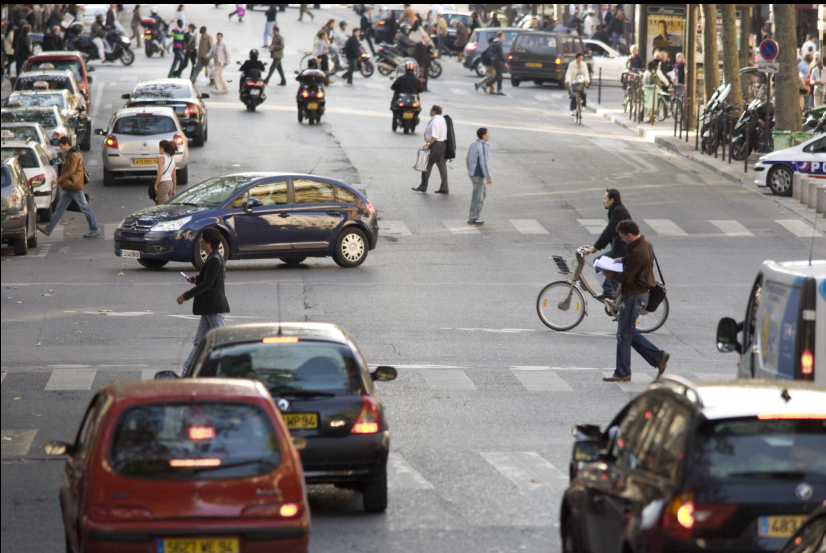
#> input picture Day14/Sample input images/f1.png, 826 x 553 px, found by its file name
$ python 'OpenCV Practic .py'
#> lines starting #> are read from the running program, lines starting #| are printed output that depends on the picture


import cv2 as cv
import numpy as np
import datetime
import os
image=cv.imread("Day14/Sample input images/f1.png")
#> image is the input picture: shape (553, 826, 3); mean B, G, R 120.5, 122.3, 127.1
'''if image is None:
    print("image is not found")
    exit()
cv.imshow("image show ", image)
print("Shape :", image.shape)
print("Size  :", image.size)
print("Data Type :", image.dtype)
print("Type :", type(image))'''
'''
cv.rectangle(image,(20,20),(250,250),(255,0,0),-1)
cv.imshow("line ", image)
cv.waitKey(0)
cv.destroyAllWindows()'''
'''
cv.circle(image,(300,300),100,(255,0,0),-1)
cv.imshow("line ", image)
cv.waitKey(0)
cv.destroyAllWindows()'''
'''
cv.putText(image,"how are you",(300,300),cv.FONT_HERSHEY_DUPLEX,2,(255,0,0),3)
cv.imshow("line ", image)
cv.waitKey(0)
cv.destroyAllWindows()'''
'''
rotate=cv.rotate(image,cv.ROTATE_90_CLOCKWISE)
cv.imshow("line ", rotate)
cv.waitKey(0)
cv.destroyAllWindows()'''

'''
flip=cv.flip(image,-1)
cv.imshow("line ", flip)
cv.waitKey(0)
cv.destroyAllWindows()'''

'''
crop=image[100:300,300:500]
cv.imshow("line ", crop)
cv.waitKey(0)
cv.destroyAllWindows()'''


'''
Coding Practice

Implement the following programs:

Read an image and display its dimensions, number of channels, and file size.
Convert a color image to grayscale.
Resize an image to different resolutions.
Crop different regions of an image.
Rotate the image by 90°, 180°, and 270°.
Flip the image horizontally and vertically.
Draw:


Rectangle
Circle
Line
Polygon
Add custom text (your name and today's date) on the image.
Save all processed images into an output folder.'''


#practice problems

image=cv.imread("Day14/Sample input images/f1.png")
height, width, channels = image.shape
#> height = 553; width = 826; channels = 3
file_size=os.path.getsize("Day14/Sample input images/f1.png")
print("Width :", width)
#| Width : 826
print("Height:", height)
#| Height: 553
print("Channels:", channels)
#| Channels: 3
print("file Size:", file_size)
gray = cv.cvtColor(image, cv.COLOR_BGR2GRAY)

'''
cv.imshow("Original", image)
cv.imshow("Gray", gray)      # convert RGB & BGR  to gray scale
'''
re_size=cv.resize(image,(300,300))  #resize image
#cv.imshow("resize",re_size)
crop=image[250:500,400:600]
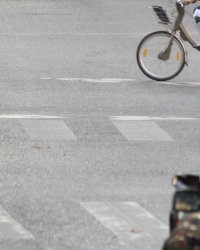
#> crop: shape (250, 200, 3); mean B, G, R 167.5, 167.6, 168.4
#cv.imshow("resize",crop)    #crop images
rotate90 = cv.rotate(image, cv.ROTATE_90_CLOCKWISE)   # rotate images
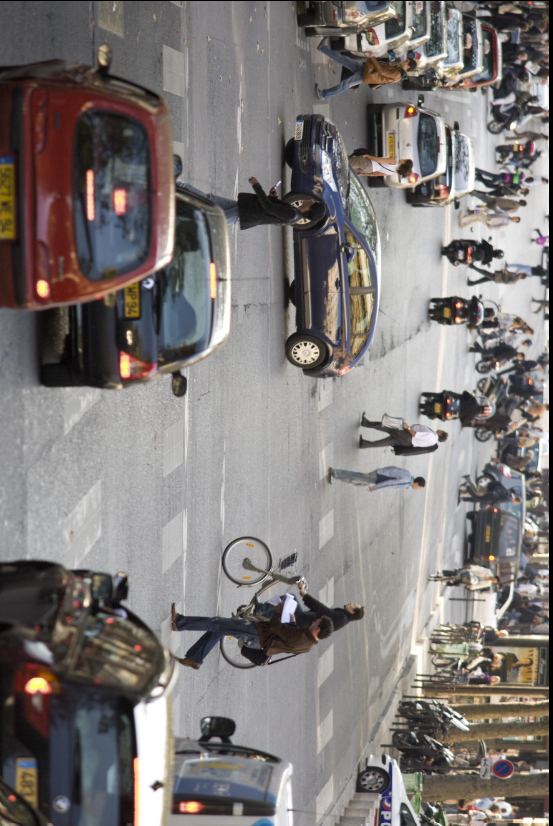
#> rotate90: shape (826, 553, 3); mean B, G, R 120.5, 122.3, 127.1
rotate180 = cv.rotate(image, cv.ROTATE_180)
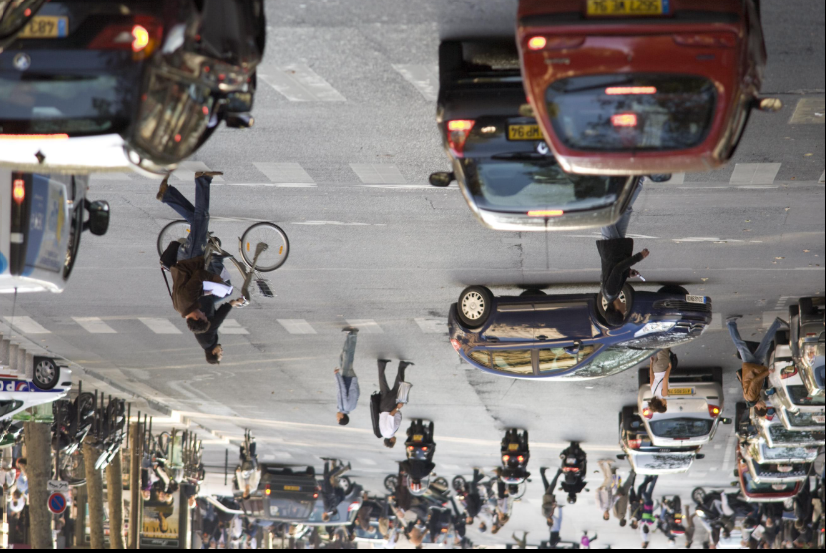
#> rotate180: shape (553, 826, 3); mean B, G, R 120.5, 122.3, 127.1
rotate270 = cv.rotate(image, cv.ROTATE_90_COUNTERCLOCKWISE)
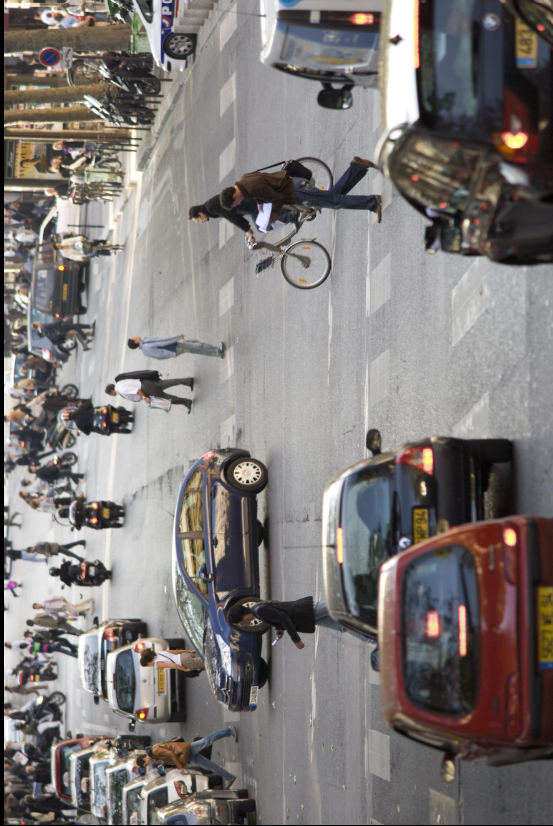
#> rotate270: shape (826, 553, 3); mean B, G, R 120.5, 122.3, 127.1
'''
cv.imshow("Original", image)
cv.imshow("90 Degree", rotate90)
cv.imshow("180 Degree", rotate180)
cv.imshow("270 Degree", rotate270)'''

horizontal = cv.flip(image, 1)  # flip image
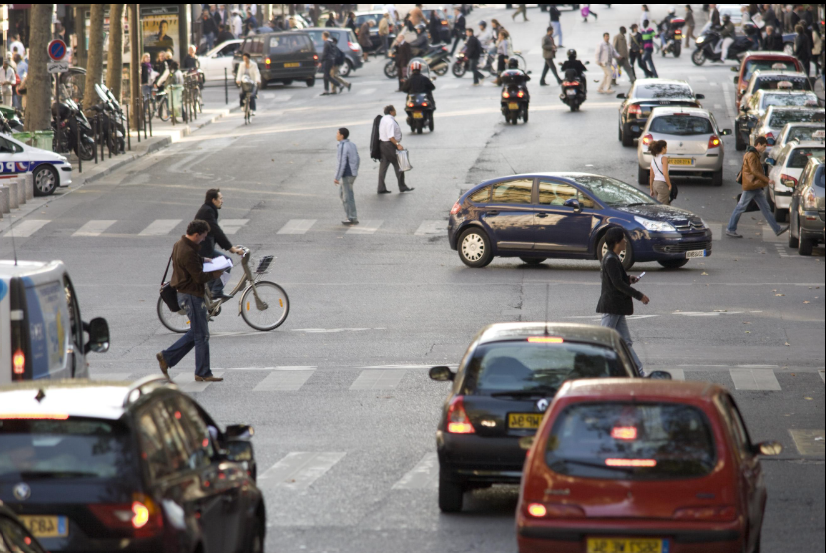
#> horizontal: shape (553, 826, 3); mean B, G, R 120.5, 122.3, 127.1
vertical = cv.flip(image, 0)
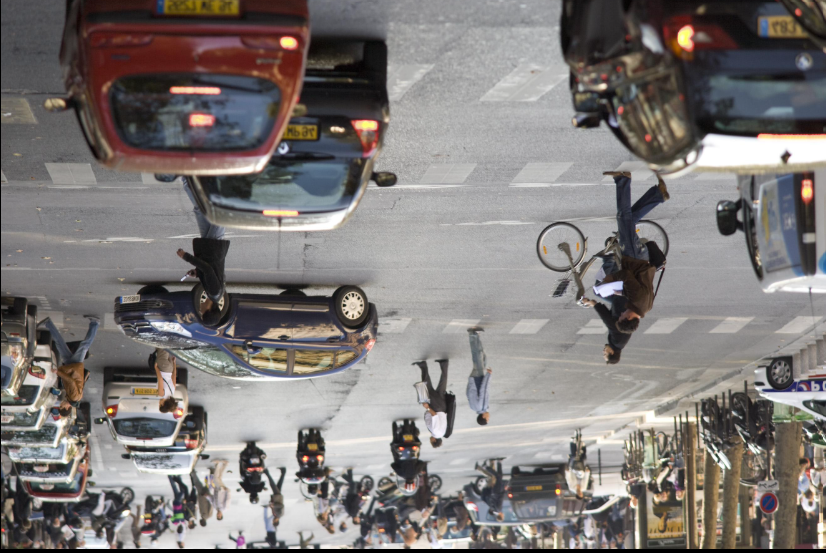
#> vertical: shape (553, 826, 3); mean B, G, R 120.5, 122.3, 127.1
both = cv.flip(image, -1)
'''
cv.imshow("Original", image)
cv.imshow("Horizontal Flip", horizontal)
cv.imshow("Vertical Flip", vertical)
'''
cv.rectangle(
    image,
    (50, 50),
    (250, 200),
    (255, 0, 0),
    3
)
cv.circle(
    image,
    (450, 125),
    70,
    (0, 255, 0),
    3
)
#cv.imshow("Rectangle", image)

# Draw Polygon
points = np.array([
    [500, 400],
    [650, 350],
    [750, 450],
    [700, 550],
    [550, 550]
], np.int32)

points = points.reshape((-1, 1, 2))

cv.polylines(
    image,
    [points],
    True,
    (255, 0, 255),
    3
)

cv.putText(    #add name
    image,
    "Name: Asad",
    (50, 560),
    cv.FONT_HERSHEY_SIMPLEX,
    0.8,
    (0, 0, 0),
    2
)


# Add Today Date
today = datetime.datetime.now().strftime("%d-%m-%Y")  #shw current date and time

cv.putText(   #show time on image
    image,
    f"Date: {today}",
    (230, 350),
    cv.FONT_HERSHEY_SIMPLEX,
    0.8,
    (255, 0, 0),
    2
)
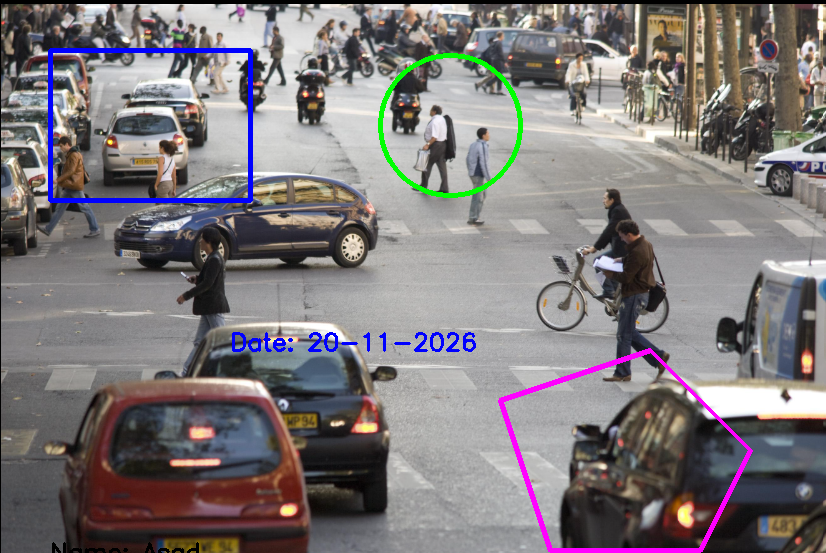
#> image: shape (553, 826, 3); mean B, G, R 122.2, 120.3, 125.9
cv.imshow("image", image)
cv.imwrite("Day14/output_images/practice_output1.png",image)
cv.waitKey(0)
cv.destroyAllWindows()

$ run again, with Day14/Sample input images/f2.png copied over Day14/Sample input images/f1.png
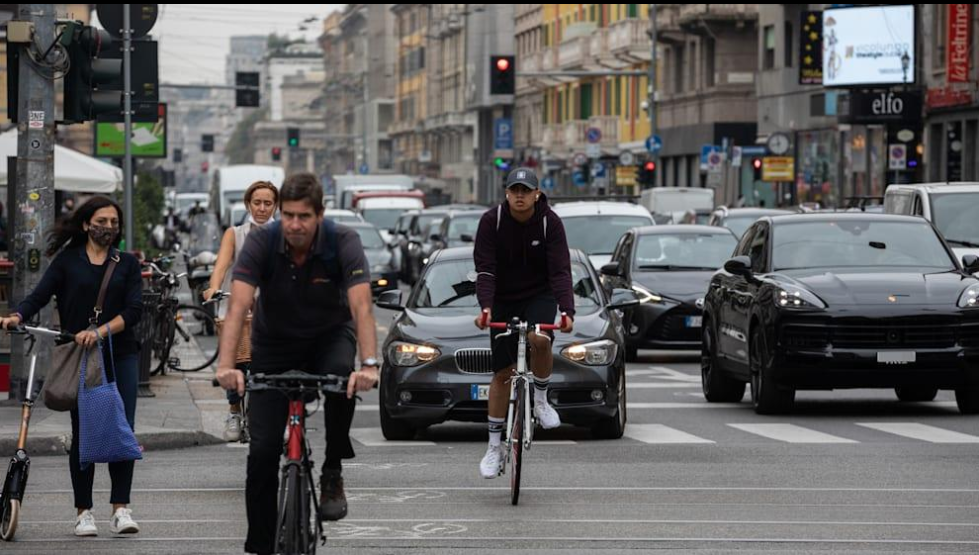
#> input picture Day14/Sample input images/f2.png, 979 x 555 px, found by its file name
#> image is the input picture: shape (555, 979, 3); mean B, G, R 94.6, 94.4, 96
#| Width : 979
#| Height: 555
#| Channels: 3
#> `vertical = cv.flip(image, 0)`:
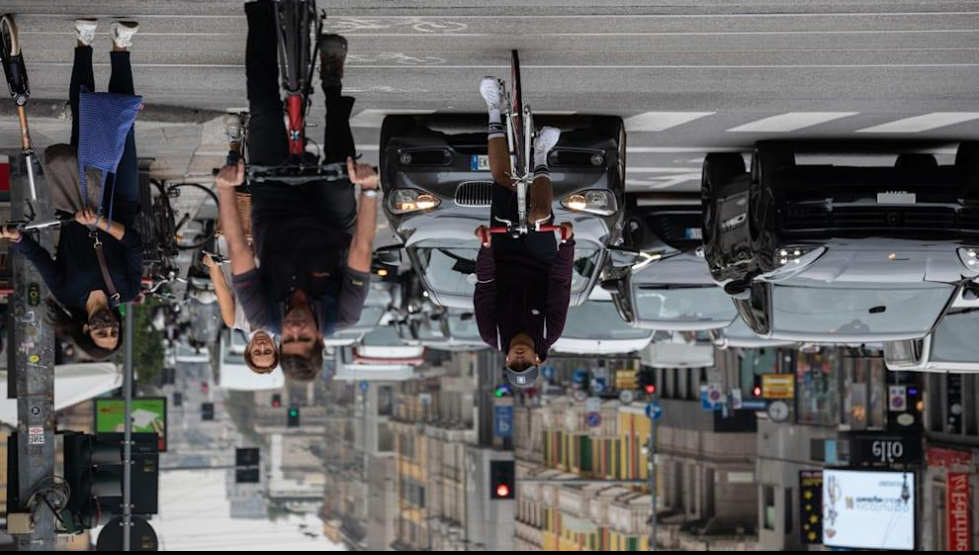
#> vertical: shape (555, 979, 3); mean B, G, R 94.6, 94.4, 96
#> `cv.putText(   #show time on image image, f"Date: {today}", (230, 350),..`:
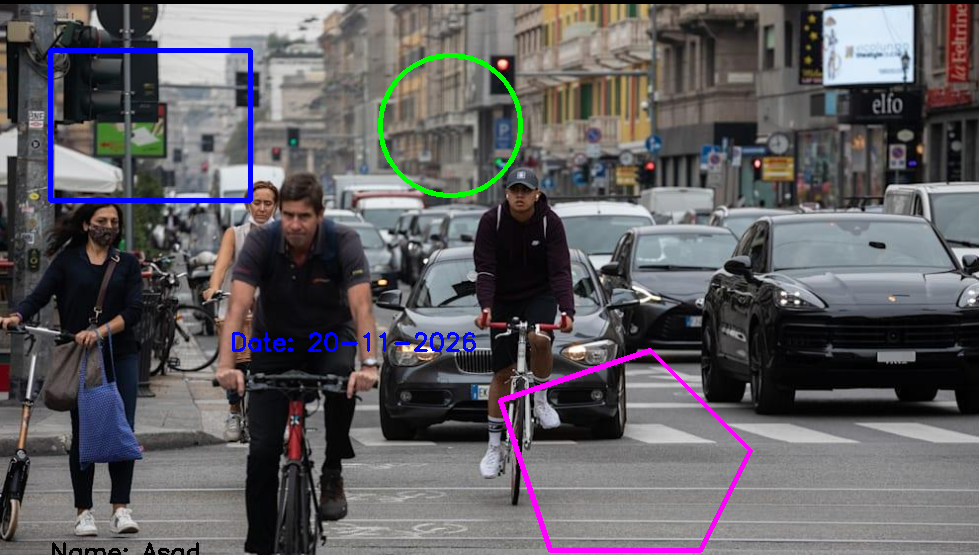
#> image: shape (555, 979, 3); mean B, G, R 96.5, 93.4, 95.6

$ run again, with Day14/Sample input images/f3.png copied over Day14/Sample input images/f1.png
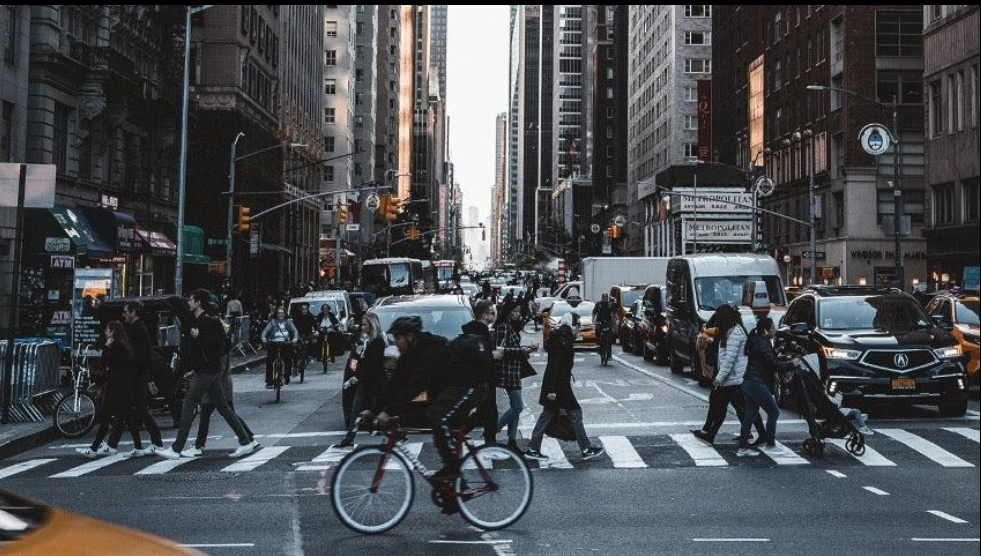
#> input picture Day14/Sample input images/f3.png, 981 x 556 px, found by its file name
#> image is the input picture: shape (556, 981, 3); mean B, G, R 80.7, 77.3, 74.5
#| Width : 981
#| Height: 556
#| Channels: 3
#> `vertical = cv.flip(image, 0)`:
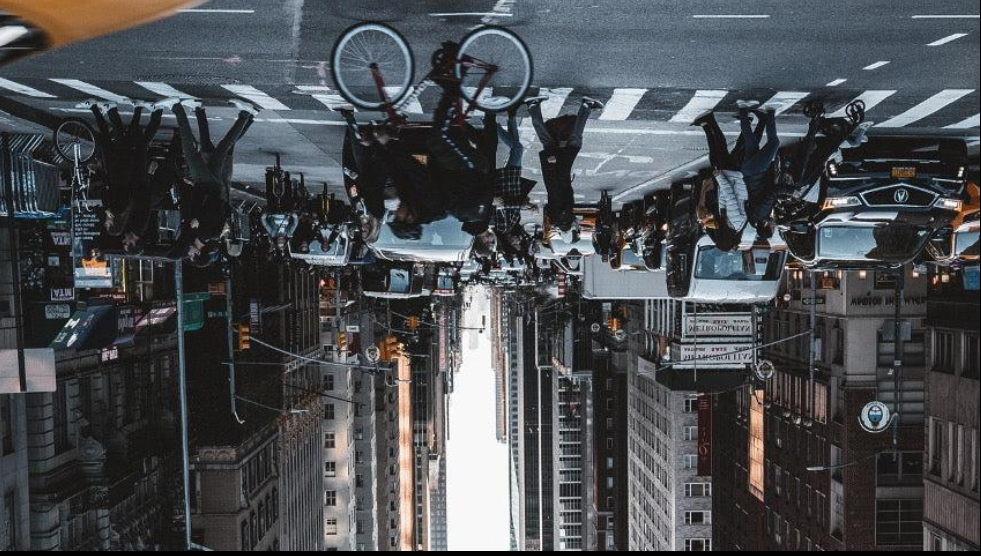
#> vertical: shape (556, 981, 3); mean B, G, R 80.7, 77.3, 74.5
#> `cv.putText(   #show time on image image, f"Date: {today}", (230, 350),..`:
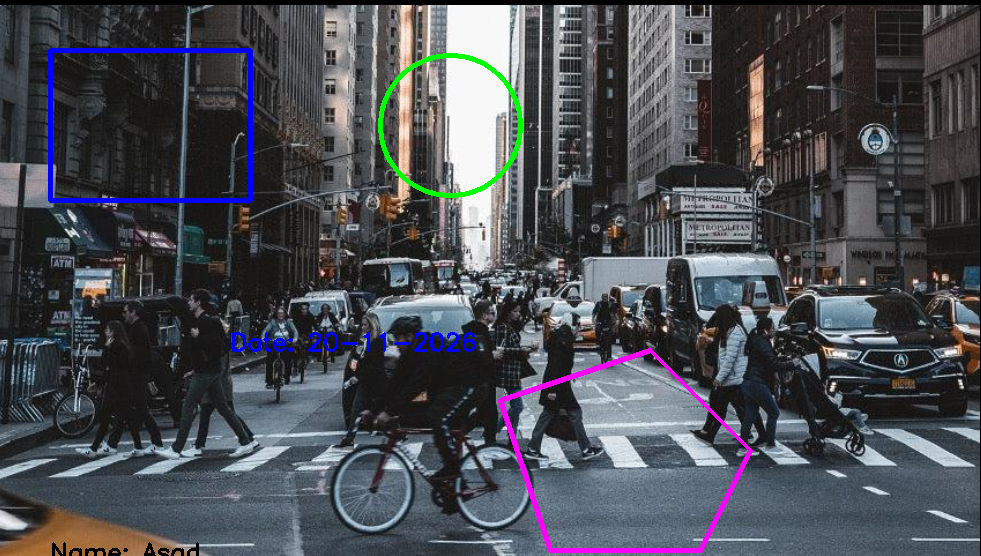
#> image: shape (556, 981, 3); mean B, G, R 82.9, 76.5, 74.3

$ run again, with Day14/Sample input images/f4.png copied over Day14/Sample input images/f1.png
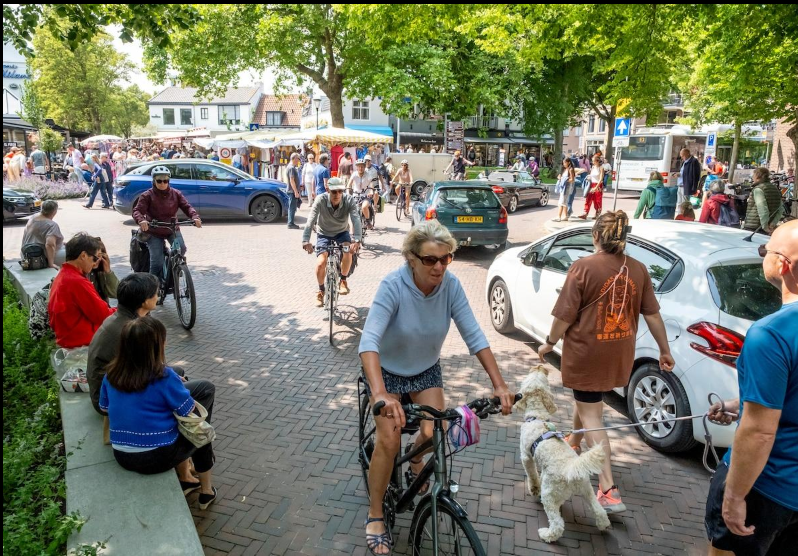
#> input picture Day14/Sample input images/f4.png, 798 x 556 px, found by its file name
#> image is the input picture: shape (556, 798, 3); mean B, G, R 103.7, 121.6, 118.9
#| Width : 798
#| Height: 556
#| Channels: 3
#> `cv.putText(   #show time on image image, f"Date: {today}", (230, 350),..`:
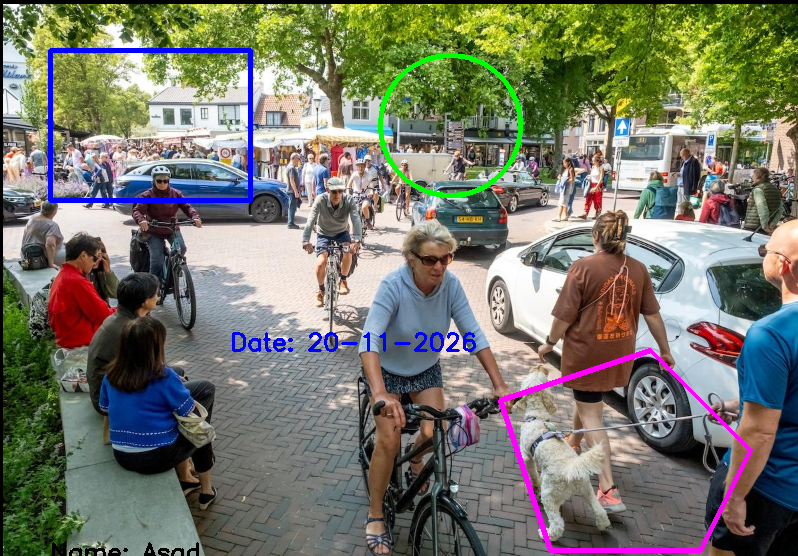
#> image: shape (556, 798, 3); mean B, G, R 105.8, 119.6, 117.7
